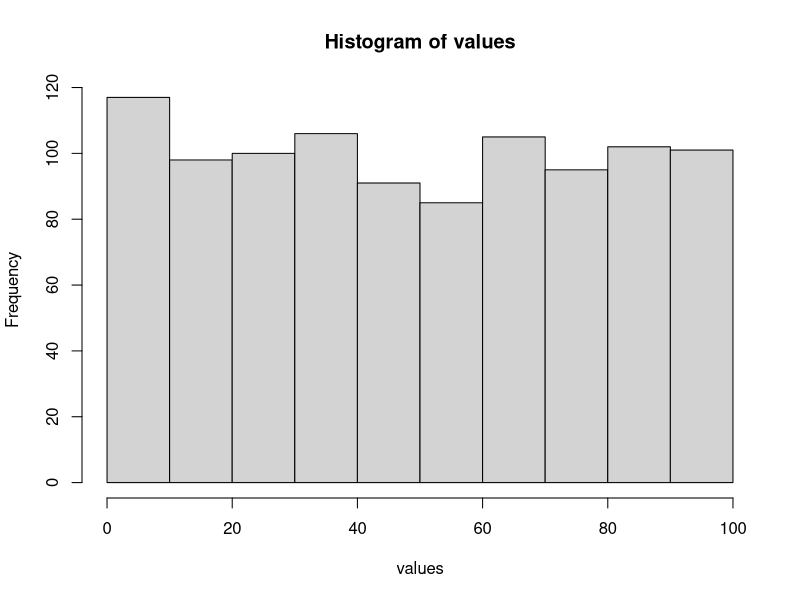

Here is the R script that generated this plot:
## ---- chunk 1
knitr::opts_chunk$set(echo = TRUE)
library(dplyr)
## ---- chunk 2
L <- 100 # number of posterior draws
N <- 1000 # 
parameters <- 1 # additional parameters, e.g. predictor matrix or hyperparameters
## ---- chunk 3
# one-dimensional random variable (used in rank statistic)
f <- function(x){x}
## ---- chunk 4
# rank statistic , according to 4.1 in sbc talts
rank_statistic <- function(f, theta_L, theta){
  lapply(theta_L, function(x){
    f(x) < f(theta)
  }) %>%
    purrr::reduce(sum)
}
## ---- chunk 5
prior_draw <- function(parameters){
  theta <- rnorm(n=1, # draw one sample from a normal distribution
                 mean = 0, # with mean 0
                 sd = parameters) # and standard deviation 1
  return(theta)
}
## ---- chunk 6
likelihood_draw <- function(theta, parameters){
  y <- rnorm(n = 1,
             mean = theta,
             sd = parameters)
  return(y)
}
## ---- chunk 7
sampler_draws <- function(L,theta,y,parameters){
    theta_L <- rnorm(n=L, 
                     mean = y, 
                     sd = parameters)
}
## ---- chunk 8
sbc <- function(prior_draw,
                likelihood_draw, 
                sampler_draws,
                f,
                N = 1000,
                L = 100,
                parameters
                ){
  
  sapply(1:N, function(i_){
    
    theta <- prior_draw(parameters)
    # compute rank statistic
    rank_statistic(f = f, 
                   theta_L = sampler_draws(L = L,
                                           theta = theta,
                                           y = likelihood_draw(theta, 
                                                               parameters), 
                                           parameters = parameters
                                           ), 
                   theta = theta)
  })
}
## ---- chunk 9
values <- sbc(
  prior_draw = prior_draw, 
  likelihood_draw = likelihood_draw, 
  sampler_draws = sampler_draws,
  f = f,
  N = N,
  L = L,
  parameters = parameters
  )
## ---- chunk 10
hist(values)
